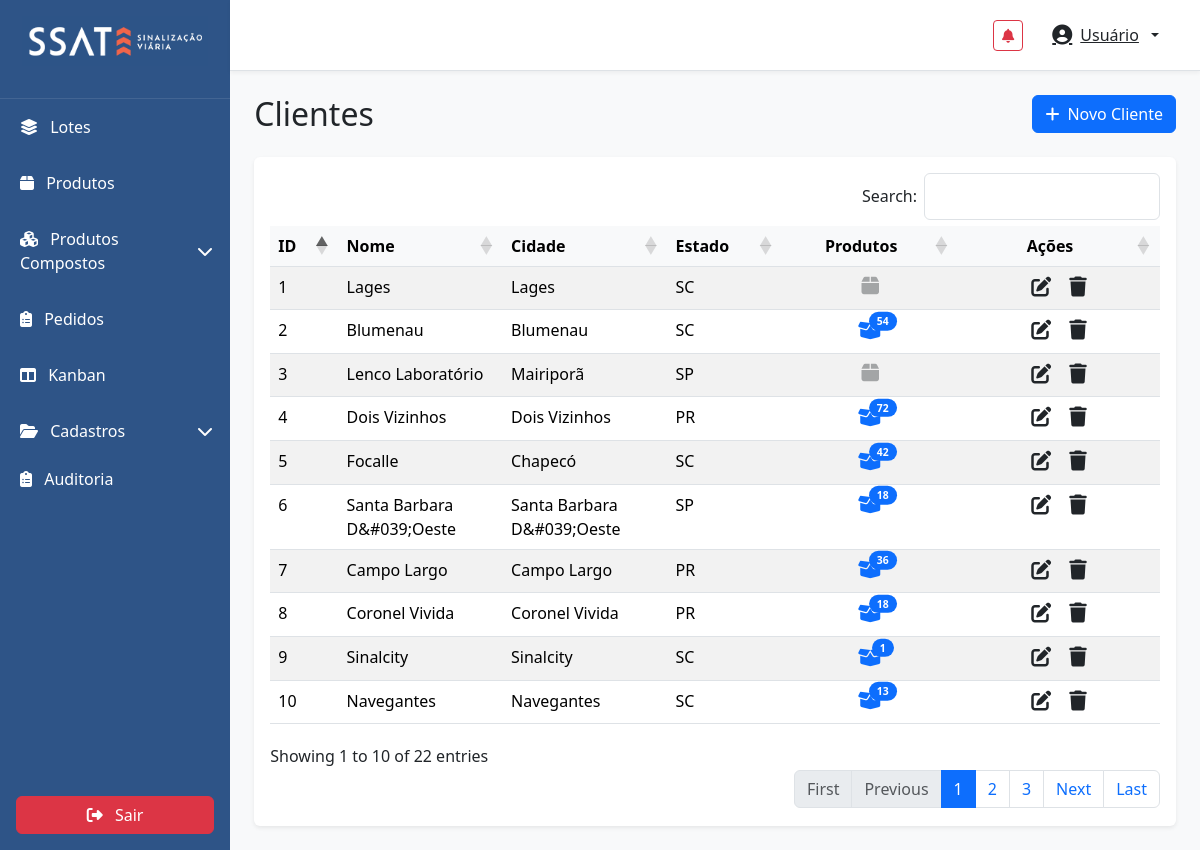
Screenshot of /src/views/index.php?page=clients (signed in) with the database file from the repository.
### tables this page shows
CREATE TABLE `clients` (
  `id` int(11) NOT NULL,
  `name` varchar(191) NOT NULL,
  `city` varchar(191) DEFAULT NULL,
  `state` varchar(2) DEFAULT NULL,
  `created_at` timestamp NOT NULL DEFAULT CURRENT_TIMESTAMP,
  `updated_at` timestamp NOT NULL DEFAULT CURRENT_TIMESTAMP ON UPDATE CURRENT_TIMESTAMP
);

### src/models/Client.php (called while the page is built, shortened)
<?php
class Client {
    private $conn;
    private $table_name = "clients";
    public function __construct($db) {
        $this->conn = $db;
    }
    public function getAll() {
        try {
            $query = "SELECT c.*,
                            0 as product_count
                     FROM " . $this->table_name . " c
                     ORDER BY c.name ASC";
            $stmt = $this->conn->prepare($query);
            $stmt->execute();
            $result = $stmt->fetchAll(PDO::FETCH_ASSOC);
            return $result;
        } catch (PDOException $e) {
            error_log("Error in Client::getAll(): " . $e->getMessage());
            error_log("SQL that failed: " . $query);
            return [];
        }
    }
}

### src/models/Product.php (called while the page is built, shortened)
<?php
class Product
{
    private $conn;
    public function __construct($db)
    {
        $this->conn = $db;
    }
    public function getByClientId($clientId) {
        try {
            $sql = "SELECT p.id,
                           p.serial_number,
                           p.warranty,
                           COALESCE(t.nome, 'Sem Tipo') AS tipo_name
                    FROM products p
                    LEFT JOIN tipos t ON p.tipo_id = t.id
                    WHERE p.destination = ?
                    ORDER BY CAST(p.serial_number AS UNSIGNED) ASC";
            $stmt = $this->conn->prepare($sql);
            $stmt->execute([$clientId]);
            return $stmt->fetchAll(PDO::FETCH_ASSOC);
        } catch (PDOException $e) {
            error_log("Error in Product::getByClientId(): " . $e->getMessage());
            return [];
        }
    }
}

### src/views/clients.php (the view, shortened to what this page needs)
<?php
require 'src/models/Client.php';
require 'src/models/Product.php';
$database = Database::getInstance();
$db = $database->getConnection();
$clientModel = new Client($db);
$clients = $clientModel->getAll();
$productModel = new Product($db);
?>
<div class="container-fluid p-4">
    <div class="d-flex justify-content-between align-items-center mb-4">
        <h2 class="mb-0">Clientes</h2>
        <button class="btn btn-primary" id="add-client">
            <i class="fas fa-plus me-2"></i>Novo Cliente
        </button>
    </div>
    <div class="card">
        <div class="card-body">
            <table id="clients-table" class="table table-striped table-hover" style="width:100%">
                <thead>
                    <tr>
                        <th>ID</th>
                        <th>Nome</th>
                        <th>Cidade</th>
                        <th>Estado</th>
                        <th style="width: 100px; text-align: center;">Produtos</th>
                        <th style="width: 120px; text-align: center;">Ações</th>
                    </tr>
                </thead>
                <tbody>
                    <?php
                    foreach ($clients as $client) :
                        try {
                            $products = $productModel->getByClientId($client['id']);
                            $totalProducts = count($products);
                        } catch (Exception $e) {
                            error_log("Erro ao buscar produtos do cliente " . $client['id'] . ": " . $e->getMessage());
                            $products = [];
                            $totalProducts = 0;
                        }
                    ?>
                        <tr data-client-id="<?= $client['id'] ?>">
                            <td><?= $client['id'] ?></td>
                            <td><?= htmlspecialchars($client['name']) ?></td>
                            <td><?= htmlspecialchars($client['city']) ?></td>
                            <td><?= $client['state'] ?></td>
                            <td class="text-center">
                                <?php if ($totalProducts > 0) : ?>
                                    <button class="btn btn-link text-primary p-0 view-products"
                                            data-id="<?= $client['id'] ?>"
                                            data-name="<?= htmlspecialchars($client['name']) ?>"
                                            data-location="<?= htmlspecialchars($client['city'] . '/' . $client['state']) ?>"
                                            data-bs-toggle="tooltip"
                                            title="Ver Produtos">
                                        <span class="position-relative">
                                            <i class="fas fa-box-open fs-5"></i>
                                            <span class="position-absolute top-0 start-100 translate-middle badge rounded-pill bg-primary">
                                                <?= $totalProducts ?>
                                            </span>
                                        </span>
                                    </button>
                                <?php else: ?>
                                    <span class="text-muted">
                                        <i class="fas fa-box fs-5 opacity-50"></i>
                                    </span>
                                <?php endif; ?>
                            </td>
                            <td>
                                <div class="d-flex justify-content-center align-items-center gap-3">
                                    <button class="btn btn-link text-dark p-0 edit-client" data-id="<?= $client['id'] ?>" title="Editar">
                                        <i class="fas fa-edit fs-5"></i>
                                    </button>
                                    <button class="btn btn-link text-dark p-0 delete-client" data-id="<?= $client['id'] ?>" title="Excluir">
                                        <i class="fas fa-trash fs-5"></i>
                                    </button>
                                </div>
                            </td>
                        </tr>
                    <?php endforeach; ?>
                </tbody>
            </table>
        </div>
    </div>
</div>

### public/css/app.css (style rules this page uses)
:root { --sidebar-width: 285px; }
body { background-color: #f8f9fa; }
.card { box-shadow: 0 0.125rem 0.25rem rgba(0, 0, 0, 0.075); border: none; }
.btn { transition: all 0.2s; }
.table { margin-bottom: 0; }
.table thead th { border-top: none; background-color: #f8f9fa; font-weight: 600; }

### src/views/clients.php (style rules this page uses)
.badge { font-size: 0.65rem; padding: 0.25rem 0.5rem; }
.badge { animation: pulse 2s infinite; }

### rows the page displays
clients: id "2", name "Blumenau", city "Blumenau", state "SC", totalProducts "54"
clients: id "7", name "Campo Largo", city "Campo Largo", state "PR", totalProducts "36"
clients: id "8", name "Coronel Vivida", city "Coronel Vivida", state "PR", totalProducts "18"
clients: id "4", name "Dois Vizinhos", city "Dois Vizinhos", state "PR", totalProducts "72"
clients: id "5", name "Focalle", city "Chapecó", state "SC", totalProducts "42"
clients: id "1", name "Lages", city "Lages", state "SC"
clients: id "3", name "Lenco Laboratório", city "Mairiporã", state "SP"
clients: id "10", name "Navegantes", city "Navegantes", state "SC", totalProducts "13"
clients: id "6", name "Santa Barbara D&#039;Oeste", city "Santa Barbara D&#039;Oeste", state "SP", totalProducts "18"
clients: id "9", name "Sinalcity", city "Sinalcity", state "SC", totalProducts "1"
